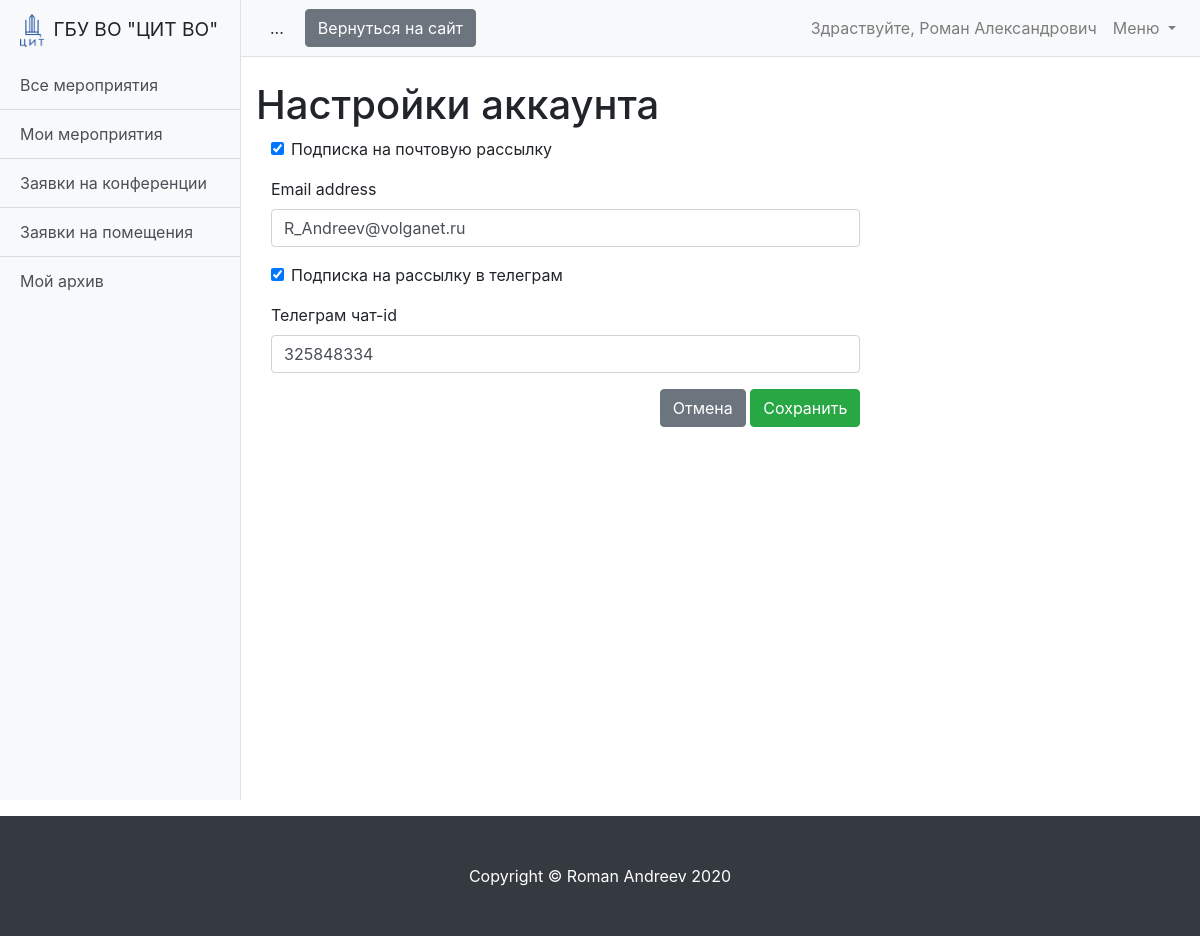
Screenshot of /accounts/settings/ (signed in) with the database file from the repository.
### schedule/models.py (models this page shows, shortened)
class User(AbstractUser):
    is_operator = models.BooleanField(default=False, verbose_name='Опертор')
    is_assistant = models.BooleanField(default=False, verbose_name='Ассистент')
    organization = models.ForeignKey('Organization', verbose_name='Организация', on_delete=models.SET_NULL,
                                     null=True, blank=True)
    subscribe_mail = models.BooleanField(verbose_name='Подписка на почтовую рассылку', default=False)
    telegram = models.CharField(max_length=10, verbose_name='Телеграм чат-id', null=True, blank=True)
    subscribe_telegram = models.BooleanField(verbose_name='Подписка на рассылку в телеграм', default=False)
    phone = models.CharField(max_length=100, verbose_name='Телефон', null=True, blank=True)

### accounts/views.py (the view, shortened to what this page needs)
# urls.py: path('settings/', SettingsView.as_view(), name='settings'),
class SettingsView(UpdateView):
    model = User
    fields = ['subscribe_mail', 'email', 'subscribe_telegram', 'telegram']
    template_name = 'accounts/staffer_form.html'
    def get_object(self, queryset=None):
        return self.request.user

### accounts/templates/accounts/staffer_form.html (shortened to what this page needs)
{% extends 'base.html' %}
{% load crispy_forms_tags %}
{% block bottom_nav %}
<a class="btn btn-secondary ml-2" href="{% url 'event_list' %}">Вернуться на сайт<span class="sr-only">(current)</span></a>
{% endblock bottom_nav %}
{% block content %}
<h1 class="mt-4">Настройки аккаунта</h1>
    <div class="col-md-8">
        <form action=""  method="POST">
            {{ form|crispy }}
            <div align="right">
                <a class="btn btn-secondary" href="{{ request.META.HTTP_REFERER }}" role="button">Отмена</a>
                <input type="submit" class="btn btn-success" value="Сохранить">
            </div>
        </form>
    </div>
{% endblock content %}

### templates/base.html (shortened to what this page needs)
<!DOCTYPE html>
<html lang="en">
{% load static %}
<head>
    <link href="{% static 'vendor/bootstrap/css/bootstrap.min.css' %}" rel="stylesheet">
    <link href=" {% static 'css/simple-sidebar.css' %}" rel="stylesheet">
</head>
<body>
<div class="d-flex" id="wrapper">
    {% block sidebar %}
    <div class="bg-light border-right" id="sidebar-wrapper">
        <div class="sidebar-heading">
            <img src="{% static 'image.png' %}" width="24" class="img-fluid mr-1" alt="...">
            ГБУ ВО "ЦИТ ВО"
        </div>
        <div class="list-group list-group-flush">
            {% block sidebar_link %}
            <a href="{% url 'event_list' %}" class="list-group-item list-group-item-action bg-light">Все мероприятия</a>
            <a href="{% url 'my_event_list' %}" class="list-group-item list-group-item-action bg-light">Мои мероприятия</a>
            {% if request.user.is_operator %}
            <a href="{% url 'conference_list' %}" class="list-group-item list-group-item-action bg-light">Заявки на конференции</a>
            {% endif %}
            {% if request.user.is_assistant %}
            <a href="{% url 'booking_list' %}" class="list-group-item list-group-item-action bg-light">Заявки на помещения</a>
            {% endif %}
            <a href="{% url 'event_archive' %}" class="list-group-item list-group-item-action bg-light">Мой архив</a>
            {% endblock sidebar_link %}
        </div>
    </div>
    <div id="page-content-wrapper">
        <nav class="navbar navbar-expand-lg navbar-light bg-light border-bottom">
            <button class="btn btn-light" id="menu-toggle">...</button>
            {% block bottom_nav %}{% endblock bottom_nav %}
            {% endblock sidebar %}
            <div class="collapse navbar-collapse" id="navbarSupportedContent">
                <ul class="navbar-nav ml-auto mt-2 mt-lg-0">
                    <li class="nav-item">
                        {% if request.user.is_authenticated %}
                        <a class="nav-link" href="{% url 'settings' %}">Здраствуйте, {{ request.user.first_name }}</a>
                        {% endif %}
                    </li>
                    <li class="nav-item dropdown">
                        <a class="nav-link dropdown-toggle" href="#" id="navbarDropdown" role="button" data-toggle="dropdown" aria-haspopup="true" aria-expanded="false">
                            Меню
                        </a>
                    </li>
                </ul>
            </div>
        </nav>
        <div class="container-fluid">
            <div >
                {% block content %}
                {% endblock content %}
            </div>
        </div>
    </div>
</div>
<footer class="py-5 bg-dark mt-3">
  <div class="container">
    <p class="m-0 text-center text-white">Copyright &copy; Roman Andreev 2020</p>
  </div>
</footer>
</body>
</html>

### static_dev/css/simple-sidebar.css (style rules this page uses)
#wrapper { overflow-x: hidden; }
#sidebar-wrapper { min-height: 100vh; margin-left: -15rem; -webkit-transition: margin .25s ease-out; -moz-transition: margin .25s ease-out; -o-transition: margin .25s ease-out; transition: margin .25s ease-out; }
#sidebar-wrapper .sidebar-heading { padding: 0.875rem 1.25rem; font-size: 1.2rem; }
#sidebar-wrapper .list-group { width: 15rem; }
#page-content-wrapper { min-width: 100vw; }
@media (min-width: 768px) { #sidebar-wrapper { margin-left: 0; } }
@media (min-width: 768px) { #page-content-wrapper { min-width: 0; width: 100%; } }

### rows the page displays
User: user.first_name "Роман Александрович", subscribe_mail "☑", email "R_Andreev@volganet.ru", subscribe_telegram "☑", telegram "325848334"
